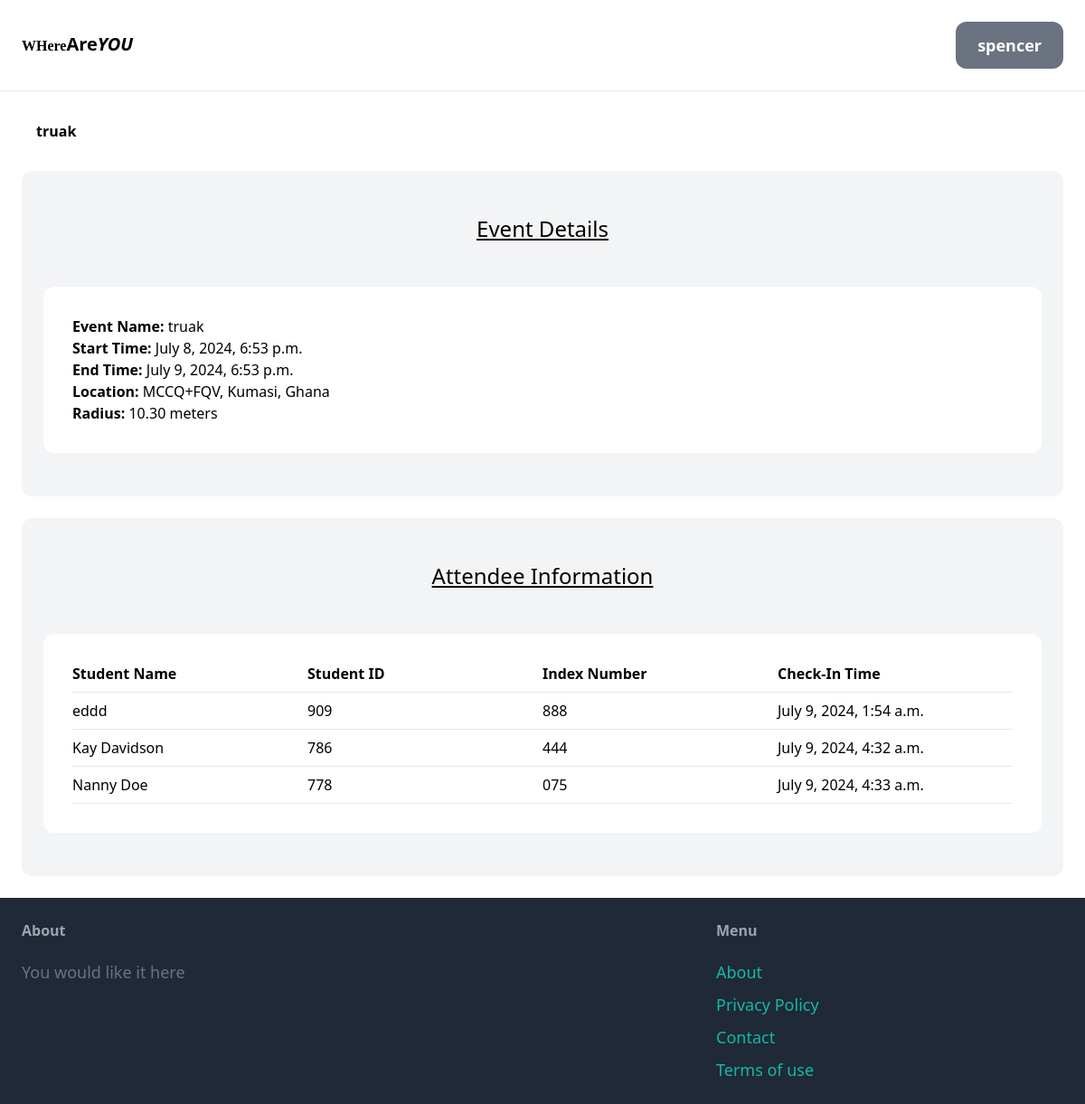
/spencer/science/Computer 1/11/view-event/ (signed in), run on the app's committed database.
### core/models.py (models this page shows, shortened)
class Event(models.Model):
    event_id = models.AutoField(primary_key=True)
    related_class = models.ForeignKey(Class, on_delete=models.CASCADE)
    event_name = models.CharField(max_length=100, blank=True)
    start_time = models.DateTimeField()
    end_time = models.DateTimeField()
    location_address = models.CharField(max_length=200,null=True, blank=True)
    radius = models.DecimalField(max_digits=5, decimal_places=2)
    is_student_id_required = models.BooleanField(default=False)
    is_index_number_required = models.BooleanField(default=False)
    is_student_name_required = models.BooleanField(default=False)
    created_at = models.DateTimeField(auto_now_add=True)
    checkpoint_lat = models.DecimalField(decimal_places=7, max_digits=15, null=True)
    checkpoint_lng =  models.DecimalField(decimal_places=7, max_digits=15, null=True)
    class Meta:
        ordering = ['-created_at']

class CheckIn(models.Model):
    event = models.ForeignKey(Event, on_delete=models.CASCADE)
    student_id = models.CharField(max_length=100, blank=True, null=True)
    index_number = models.CharField(max_length=100, blank=True, null=True)
    student_name = models.CharField(max_length=100, blank=True, null=True)
    check_in_time = models.DateTimeField(auto_now_add=True)

### core/views.py (the view)
# urls.py: path('<str:username>/<str:coursename>/<str:classname>/<int:event_id>/view-event/', views.view_event, name='view_event'),
@login_required
def view_event(request, username, coursename, classname, event_id):
    event = get_object_or_404(Event, pk=event_id, related_class__course__name=coursename, related_class__class_name=classname)
    check_ins = CheckIn.objects.filter(event=event)
    context = {
        'event': event,
        'check_ins': check_ins,
        'is_student_id_required': event.is_student_id_required,
        'is_index_number_required': event.is_index_number_required,
        'is_student_name_required': event.is_student_name_required,
    }
    return render(request, 'core/view_event.html', context)

### core/templates/core/view_event.html (shortened to what this page needs)
{% extends 'core/base.html' %}
{% block content %}
<div class="flex justify-between items-center text-black font-bold py-2 px-4 rounded">
    <h1>{{ event.event_name }}</h1>
</div>
<div class="mt-6 px-6 py-12 bg-gray-100 rounded-xl">
    <h2 class="mb-12 text-2xl text-center"><u>Event Details</u></h2>
    <div class="bg-white p-8 rounded-xl">
        {% if event.event_name %}
        <p><strong>Event Name:</strong> {{ event.event_name }}</p>
        {% endif %}
        <p><strong>Start Time:</strong> {{ event.start_time }}</p>
        <p><strong>End Time:</strong> {{ event.end_time }}</p>
        <p><strong>Location:</strong> {{ event.location_address }}</p>
        <p><strong>Radius:</strong> {{ event.radius }} meters</p>
    </div>
</div>
<div class="mt-6 px-6 py-12 bg-gray-100 rounded-xl">
    <h2 class="mb-12 text-2xl text-center"><u>Attendee Information</u></h2>
    <div class="bg-white p-8 rounded-xl">
        {% if check_ins %}
            <div class="grid grid-cols-4 font-bold border-b border-gray-200 pb-2">
                {% if is_student_name_required %}<div>Student Name</div>{% endif %}
                {% if is_student_id_required %}<div>Student ID</div>{% endif %}
                {% if is_index_number_required %}<div>Index Number</div>{% endif %}
                <div>Check-In Time</div>
            </div>
            {% for check_in in check_ins %}
            <div class="grid grid-cols-4 py-2 border-b border-gray-200">
                {% if is_student_name_required %}<div>{{ check_in.student_name }}</div>{% endif %}
                {% if is_student_id_required %}<div>{{ check_in.student_id }}</div>{% endif %}
                {% if is_index_number_required %}<div>{{ check_in.index_number }}</div>{% endif %}
                <div>{{ check_in.check_in_time }}</div>
            </div>
            {% endfor %}
        {% else %}
            <p>No attendees have checked in for this event yet.</p>
        {% endif %}
    </div>
</div>
{% endblock %}

### core/templates/core/base.html (shortened to what this page needs)
{% load static %}
<!DOCTYPE html>
<html>
<head>
    <script src="https://cdn.tailwindcss.com"></script>
    <link href='https://unpkg.com/boxicons@2.1.1/css/boxicons.min.css' rel='stylesheet'>
</head>
<body class="relative">
    <nav class="py-6 px-6 flex justify-between items-center border-b border-gray-200">
        <a href="/" class="text-xl font-semibold"><small style="font-family:Calibri">W<b>H</b>ere</small>Are<i>YOU</i></a>
        <div class="space-x-6">
            {% if request.user.is_authenticated %}
            <button id="sidebarToggle" class="px-6 py-3 text-lg font-semibold bg-gray-500 text-white rounded-xl hover:bg-gray-700">{{ user.username }}</button>
            {% else %}
            <a href="#" class="px-6 py-3 text-lg font-semibold bg-teal-500 text-white rounded-xl hover:bg-teal-700">Sign up</a>
            <a href="#" class="px-6 py-3 text-lg font-semibold bg-gray-500 text-white rounded-xl hover:bg-gray-700">Sign in</a>
            {% endif %}
        </div>
    </nav>
    <div class="px-6 py-6">
        {% block content %}
        {% endblock content %}
    </div>
    <footer class="py-6 px-6 flex justify-between bg-gray-800">
        <div class="w-2/3 pr-10">
            <h3 class="mb-5 font-semibold text-gray-400">About</h3>
            <p class="text-lg text-gray-500"> You would like it here</p>
        </div>
        <div class="w-1/3">
            <h3 class="mb-5 font-semibold text-gray-400">Menu</h3>
            <ul class="space-y-2">
                <li><a href="#" class=" text-lg text-teal-500 hover:text-teal-700">About</a></li>
                <li><a href="#" class=" text-lg text-teal-500 hover:text-teal-700">Privacy Policy</a></li>
                <li><a href="#" class=" text-lg text-teal-500 hover:text-teal-700">Contact</a></li>
                <li><a href="#" class=" text-lg text-teal-500 hover:text-teal-700">Terms of use</a></li>
            </ul>
        </div>
    </footer>
</body>
</html>

### data on the page
Event: event_name "truak", start_time "July 8, 2024, 6:53 p.m.", end_time "July 9, 2024, 6:53 p.m.", location_address "MCCQ+FQV, Kumasi, Ghana", radius "10.30"
CheckIn: student_name "eddd", student_id "909", index_number "888", check_in_time "July 9, 2024, 1:54 a.m."
CheckIn: student_name "Kay Davidson", student_id "786", index_number "444", check_in_time "July 9, 2024, 4:32 a.m."
CheckIn: student_name "Nanny Doe", student_id "778", index_number "075", check_in_time "July 9, 2024, 4:33 a.m."

### other printed values
{{ user.username }} "spencer"
